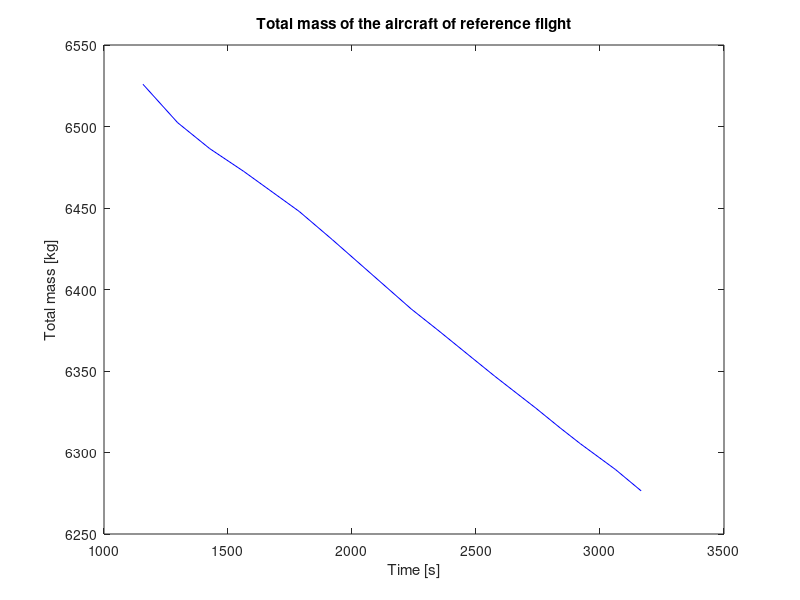

Recreate this plot in MATLAB.
% Find mass at stationary measurement timesteps for reference data

M_fuelused = ([[163.29], %Fuel used
    [186.88],
    [202.76],
    [216.82],
    [241.31],
    [258.55],
    [301.19],
    [314.70],
    [331.13],
    [342.46],
    [361.97],
    [374.21],
    [383.74],
    [399.61],
    [412.77]]);

t = ([1157,1297,1426,1564,1787,1920,2239,2351,2484,2576,2741,2840,2920,3062,3166]);
%Measured time instances

M_BEM = 9165*0.453592;                  %Basic empty  mass in kg
M_pax = 695;                            %Pax mass in kg
M_i_fuel = 4050*0.453592;               %Initial fuel mass
m_i_ramp = M_BEM+M_pax+M_i_fuel;        %Initial ramp mass
M_i_ramp = ones(15,1)*m_i_ramp;         %Matrix of initial ramp mass

Mtotal = M_i_ramp - M_fuelused;         %Total mass of the aircraft during flight

plot(t, Mtotal,'b')
xlabel('Time [s]')
ylabel('Total mass [kg]')
title('Total mass of the aircraft of reference flight')
